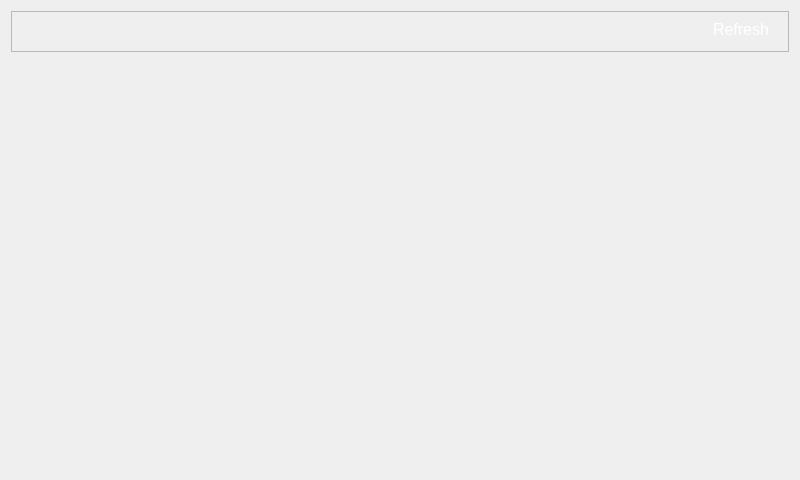
<?xml version="1.0" encoding="UTF-8"?>
<ui version="4.0">
 <class>MediaList</class>
 <widget class="QWidget" name="VideoList">
  <property name="geometry">
   <rect>
    <x>0</x>
    <y>0</y>
    <width>800</width>
    <height>480</height>
   </rect>
  </property>
  <property name="windowTitle">
   <string>Form</string>
  </property>
  <layout class="QVBoxLayout" name="verticalLayout" stretch="1,10">
   <item>
    <widget class="QFrame" name="frame">
     <property name="frameShape">
      <enum>QFrame::StyledPanel</enum>
     </property>
     <property name="frameShadow">
      <enum>QFrame::Raised</enum>
     </property>
     <widget class="QPushButton" name="backBtn">
      <property name="geometry">
       <rect>
        <x>0</x>
        <y>0</y>
        <width>50</width>
        <height>36</height>
       </rect>
      </property>
      <property name="text">
       <string/>
      </property>
      <property name="icon">
       <iconset resource="resources.qrc">
        <normaloff>:/images/icons/back.png</normaloff>:/images/icons/back.png</iconset>
      </property>
      <property name="iconSize">
       <size>
        <width>32</width>
        <height>32</height>
       </size>
      </property>
      <property name="flat">
       <bool>true</bool>
      </property>
     </widget>
     <widget class="QPushButton" name="refreshBtn">
      <property name="geometry">
       <rect>
        <x>680</x>
        <y>0</y>
        <width>100</width>
        <height>36</height>
       </rect>
      </property>
      <property name="font">
       <font>
        <pointsize>12</pointsize>
       </font>
      </property>
      <property name="styleSheet">
       <string notr="true">color: rgb(255, 255, 255);</string>
      </property>
      <property name="text">
       <string>Refresh</string>
      </property>
      <property name="icon">
       <iconset resource="resources.qrc">
        <normaloff>:/images/icons/refresh.png</normaloff>:/images/icons/refresh.png</iconset>
      </property>
      <property name="iconSize">
       <size>
        <width>32</width>
        <height>32</height>
       </size>
      </property>
      <property name="flat">
       <bool>true</bool>
      </property>
     </widget>
    </widget>
   </item>
   <item>
    <widget class="QScrollArea" name="scrollArea">
     <property name="sizePolicy">
      <sizepolicy hsizetype="Preferred" vsizetype="Expanding">
       <horstretch>0</horstretch>
       <verstretch>0</verstretch>
      </sizepolicy>
     </property>
     <property name="frameShape">
      <enum>QFrame::NoFrame</enum>
     </property>
     <property name="frameShadow">
      <enum>QFrame::Sunken</enum>
     </property>
     <property name="horizontalScrollBarPolicy">
      <enum>Qt::ScrollBarAlwaysOff</enum>
     </property>
     <property name="sizeAdjustPolicy">
      <enum>QAbstractScrollArea::AdjustIgnored</enum>
     </property>
     <property name="widgetResizable">
      <bool>true</bool>
     </property>
     <widget class="QWidget" name="scrollAreaWidgetContents">
      <property name="geometry">
       <rect>
        <x>0</x>
        <y>0</y>
        <width>782</width>
        <height>415</height>
       </rect>
      </property>
      <layout class="QVBoxLayout" name="verticalLayout_2">
       <property name="leftMargin">
        <number>0</number>
       </property>
       <property name="topMargin">
        <number>0</number>
       </property>
       <property name="rightMargin">
        <number>0</number>
       </property>
       <property name="bottomMargin">
        <number>0</number>
       </property>
       <item>
        <layout class="QGridLayout" name="vidListGridLayout" rowstretch="0" columnstretch="0">
         <property name="sizeConstraint">
          <enum>QLayout::SetDefaultConstraint</enum>
         </property>
        </layout>
       </item>
      </layout>
     </widget>
    </widget>
   </item>
  </layout>
 </widget>
 <resources>
  <include location="resources.qrc"/>
 </resources>
 <connections/>
</ui>
